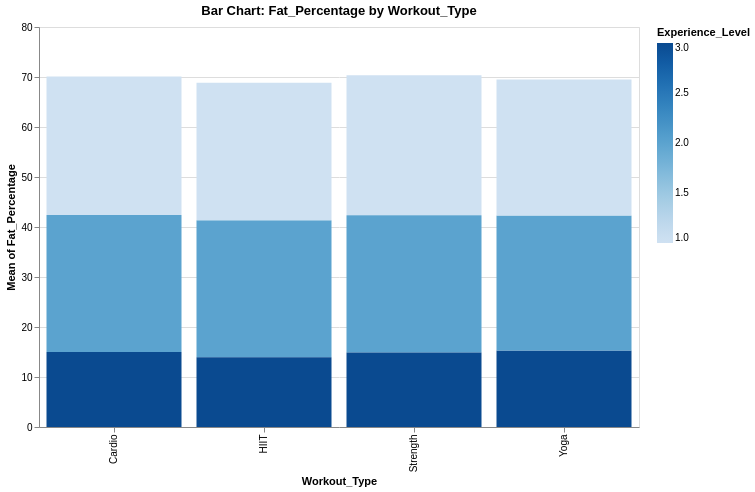

This figure's Vega-Lite source:
### Vega-Lite specification from a JSON file in a GitHub repository (floating-point values rounded to 4 significant figures; data arrays with more than 128 entries replaced by an {"elided": "..."} marker saying what was removed)
{"$schema": "https://vega.github.io/schema/vega-lite/v5.json", "title": "Bar Chart: Fat_Percentage by Workout_Type", "width": 600, "height": 400, "data": {"values": {"elided": "973 records"}}, "mark": "bar", "encoding": {"x": {"field": "Workout_Type", "type": "nominal", "scale": {}}, "y": {"field": "Fat_Percentage", "type": "quantitative", "aggregate": "mean", "scale": {}}, "color": {"field": "Experience_Level", "type": "quantitative"}, "tooltip": [{"field": "Workout_Type", "type": "nominal"}, {"field": "Fat_Percentage", "type": "quantitative", "aggregate": "sum"}, {"field": "Experience_Level", "type": "quantitative"}]}, "transform": [], "params": []}
